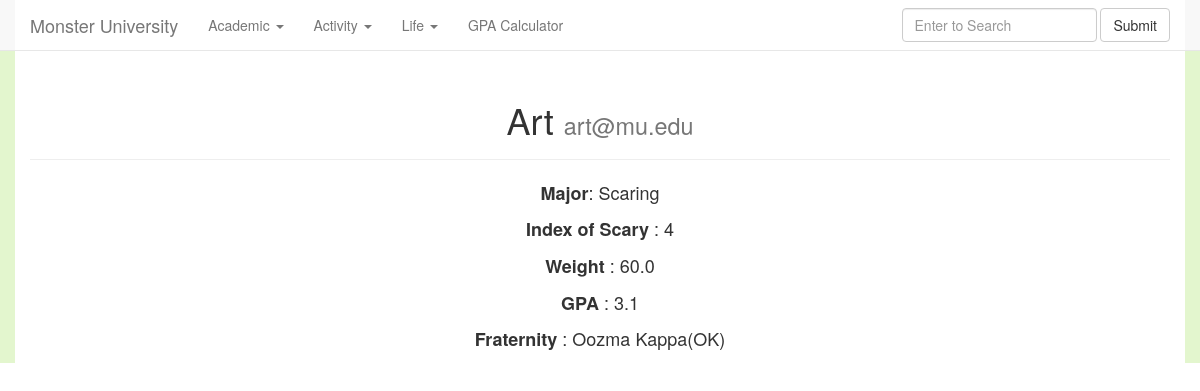
/student/Art, run on the app's committed database.
### tables this page shows
CREATE TABLE MonsterStudent(
	StudentId INTEGER PRIMARY KEY,
	Name TEXT,
	GPA FLOAT,
	Weight FLOAT,
	Email TEXT,
	IndexOfScary INTEGER,
	Major TEXT,
	FraternityId INTEGER
);

CREATE TABLE Fraternity(
	FraternityId INTEGER PRIMARY KEY,
	Name TEXT,
	Slogan TEXT,
	NumOfMember INTEGER
);

### chinook.py (the view)
@app.route('/student/<student_name>')
def show_student_name(student_name):
    students = g.db.execute('SELECT * FROM MonsterStudent WHERE Name="%s"' %student_name )
    students = students.fetchall()
    fraternity = g.db.execute('SELECT Name FROM Fraternity WHERE FraternityId = "%d"' %students[0][7])
    fraternity = fraternity.fetchall()[0]
    return render_template('show_one_student.html', students=students,fraternity=fraternity)

### chinook.py (called while the page is built)
def connect_db():
    return sqlite3.connect(app.config['DATABASE'])

@app.before_request
def before_request():
    g.db = connect_db()

@app.teardown_request
def teardown_request(exception):
    db = getattr(g, 'db', None)
    if db is not None:
        db.close()

### templates/show_one_student.html (shortened to what this page needs)
<!doctype html>
<html>
<head>
   <link href="http://apps.bdimg.com/libs/bootstrap/3.3.0/css/bootstrap.min.css" rel="stylesheet">
</head>
<body>
  <div style="background-color:#E3F6CE">
  <div class="container" style="background-color:white">
<nav class="navbar navbar-default navbar-fixed-top" role="navigation">
          <div class="container" style="background-color:white">
   <div class="navbar-header" >
      <a class="navbar-brand" href="/">Monster University</a>
   </div>
      <div style="background-color:black">
      <ul class="nav navbar-nav">
         <li class="dropdown">
            <a href="#" class="dropdown-toggle" data-toggle="dropdown">
               Academic <b class="caret"></b>
            </a>
         </li>
      <li class="dropdown">
            <a href="#" class="dropdown-toggle" data-toggle="dropdown">
               Activity <b class="caret"></b>
            </a>
         </li>
         <li class="dropdown">
            <a href="#" class="dropdown-toggle" data-toggle="dropdown">
               Life <b class="caret"></b>
            </a>
         </li>
                   <li><a href="#">GPA Calculator</a></li>
      </ul>
   </div>
  <link rel="stylesheet" href="http://code.jquery.com/ui/1.11.4/themes/smoothness/jquery-ui.css">
      <form class="navbar-form navbar-right search" action="/search"  method=post role="search">
        <div class="form-group">
          <input type="text" class="form-control" name=searchbox placeholder="Enter to Search" id="search_word">
        </div>
        <button type="submit" value="Search" class="btn btn-default">Submit</button>
      </form>
</nav>
   <center>
   <br><br><br>
<div class="page-header">
   <h1>{{students[0][1]}}
      <small>{{students[0][4]}}</small>
   </h1>
</div>
<p><font size="4"><b>Major</b>: {{students[0][6]}}</p>
<p><font size="4"><b>Index of Scary</b> : {{students[0][5]}}</p>
<p><font size="4"><b>Weight</b> : {{students[0][3]}}</p>
<p><font size="4"><b>GPA</b> : {{students[0][2]}}</p>
<p><font size="4"><b>Fraternity</b> : {{fraternity[0]}}</p>

### data on the page
MonsterStudent: Name "Art", Email "art@mu.edu", Major "Scaring", IndexOfScary "4", Weight "60.0", GPA "3.1"
Fraternity: Name "Oozma Kappa(OK)"
